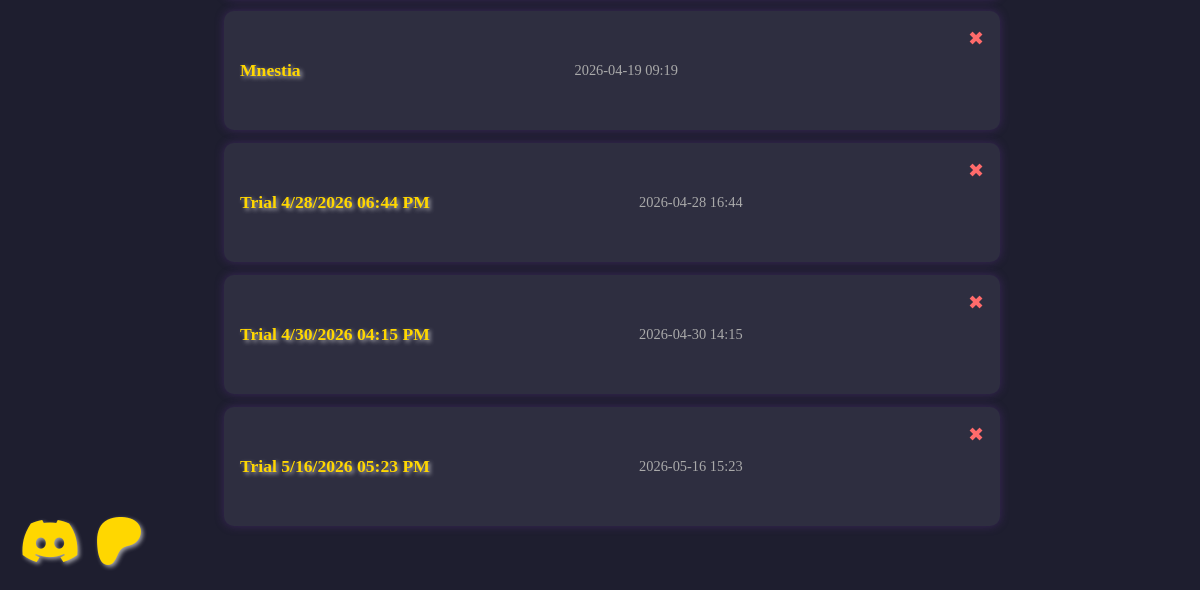
/runs (lower part), run on an earlier commit of the app's database.
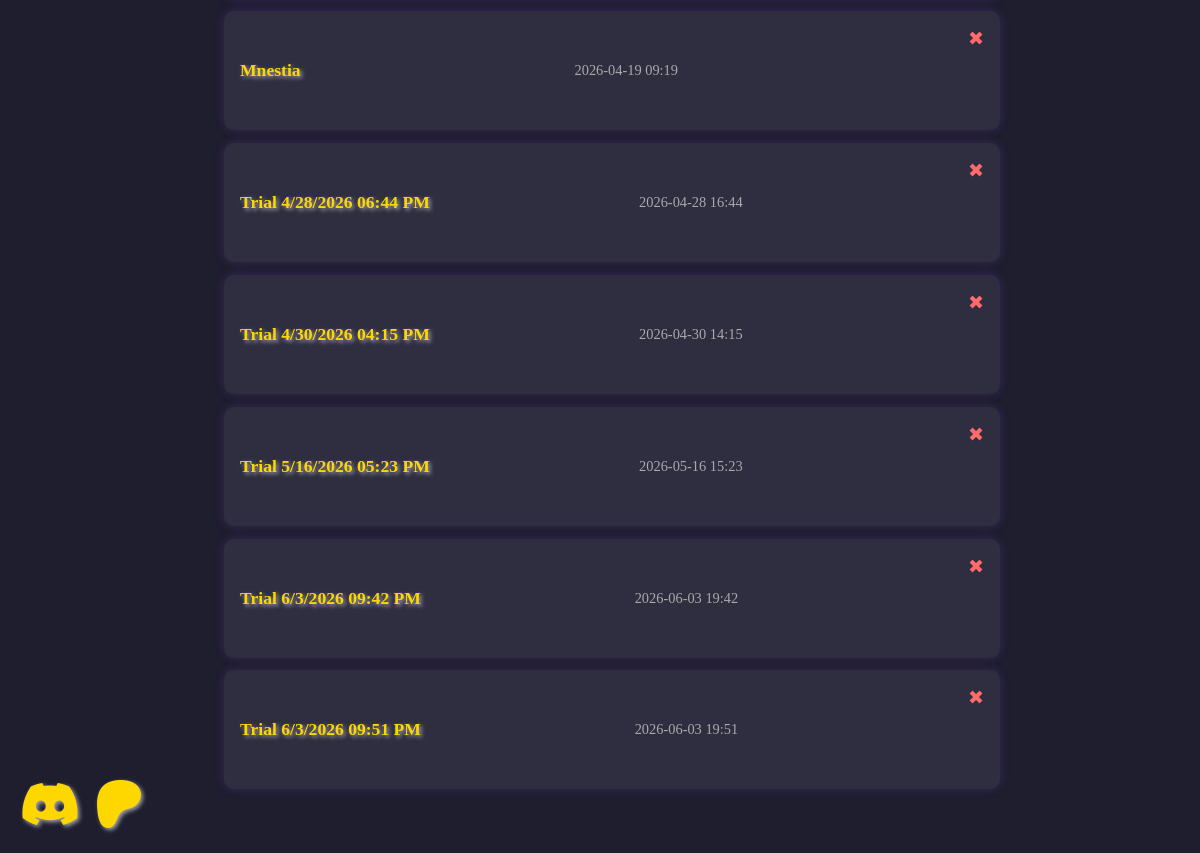
And on a later commit of the database.
### models.py (models this page shows, shortened)
class Run(db.Model):
    id = db.Column(db.Integer, primary_key=True)
    title_run = db.Column(db.String(100), nullable=False)
    created_at = db.Column(db.DateTime, default=func.now(), nullable=False)
    data = db.Column(db.Text, nullable=False)  # Stores the run as JSON
    user_id = db.Column(db.Integer, db.ForeignKey('user.id'), nullable=True)

### app.py (the view)
@app.route("/runs")
def list_runs():
    runs = Run.query.all()
    return render_template("runs.html", runs=runs)

### templates/runs.html (shortened to what this page needs)
<!DOCTYPE html>
<html lang="en">
<head>
    <link rel="stylesheet" href="{{ url_for('static', filename='style.css') }}">
    <link rel="stylesheet" href="https://cdnjs.cloudflare.com/ajax/libs/font-awesome/6.5.0/css/all.min.css">
</head>
<body>
    <ul class="run-list">
        {% for run in runs %}
        <li>
            <a href="{{ url_for('view_run', run_id=run.id) }}">{{ run.title_run }}</a>
            <span class="timestamp">{{ run.created_at.strftime('%Y-%m-%d %H:%M') }}</span>
            <form action="{{ url_for('delete_run', run_id=run.id) }}" method="POST" class="delete-form"
                onsubmit="return confirm('Are you sure you want to delete this Run?');">
                <button type="submit" class="delete-button" title="Delete Run">✖</button>
            </form>
        </li>
        {% else %}
        <li class="empty">No runs saved yet.</li>
        {% endfor %}
    </ul>
    <div class="social-icons">
        <a href="https://discord.gg/CmNqX7Mrtp" target="_blank" rel="noopener noreferrer">
            <i class="fa-brands fa-discord"></i>
        </a>
        <a href="https://www.patreon.com/c/TheMortalTrials" target="_blank" rel="noopener noreferrer">
            <i class="fa-brands fa-patreon"></i>
        </a>
    </div>
</body>
</html>

### static/style.css (style rules this page uses)
body { background: #1e1e2f; color: #f4f4f4; font-family: 'Georgia', serif; padding: 2rem; max-width: 800px; margin: auto; text-align: center; }
a { color: #ffd700; text-decoration: none; font-size: 2rem; text-shadow: 2px 2px 4px rgba(255, 255, 255, 0.6); transition: color 0.3s ease, text-shadow 0.3s ease; }
.social-icons { position: fixed; bottom: 20px; left: 20px; display: flex; gap: 15px; z-index: 1000; }
.social-icons a { font-size: 3rem; }
button { background: #643173; border: none; color: #fff; padding: 0.7rem 1.2rem; font-size: 1.1rem; border-radius: 8px; cursor: pointer; margin-bottom: 2rem; }
form { margin-bottom: 2rem; }
ul { list-style: square; margin-left: 1.5rem; }
.run-list { padding: 0; list-style: none; margin-bottom: 2rem; }
.run-list li { background: #2e2e40; margin: 0.8rem 0; padding: 1rem; border-radius: 10px; box-shadow: 0 0 10px rgba(100, 50, 150, 0.4); display: flex; justify-content: space-between; align-items: center; transition: transform 0.2s; }
.run-list a { color: #ffd700; text-decoration: none; font-weight: bold; font-size: 1.1rem; }
.run-list .timestamp { color: #aaa; font-size: 0.9rem; }
.delete-form { display: inline; margin-left: 1rem; }
.delete-button { background: transparent; border: none; color: #ff6b6b; font-size: 1.2rem; cursor: pointer; padding: 0; transition: color 0.2s ease; }

What changed in the data, as far as the page shows it:
added Run: title_run "Trial 6/3/2026 09:42 PM", created_at "2026-06-03 19:42"
added Run: title_run "Trial 6/3/2026 09:51 PM", created_at "2026-06-03 19:51"
